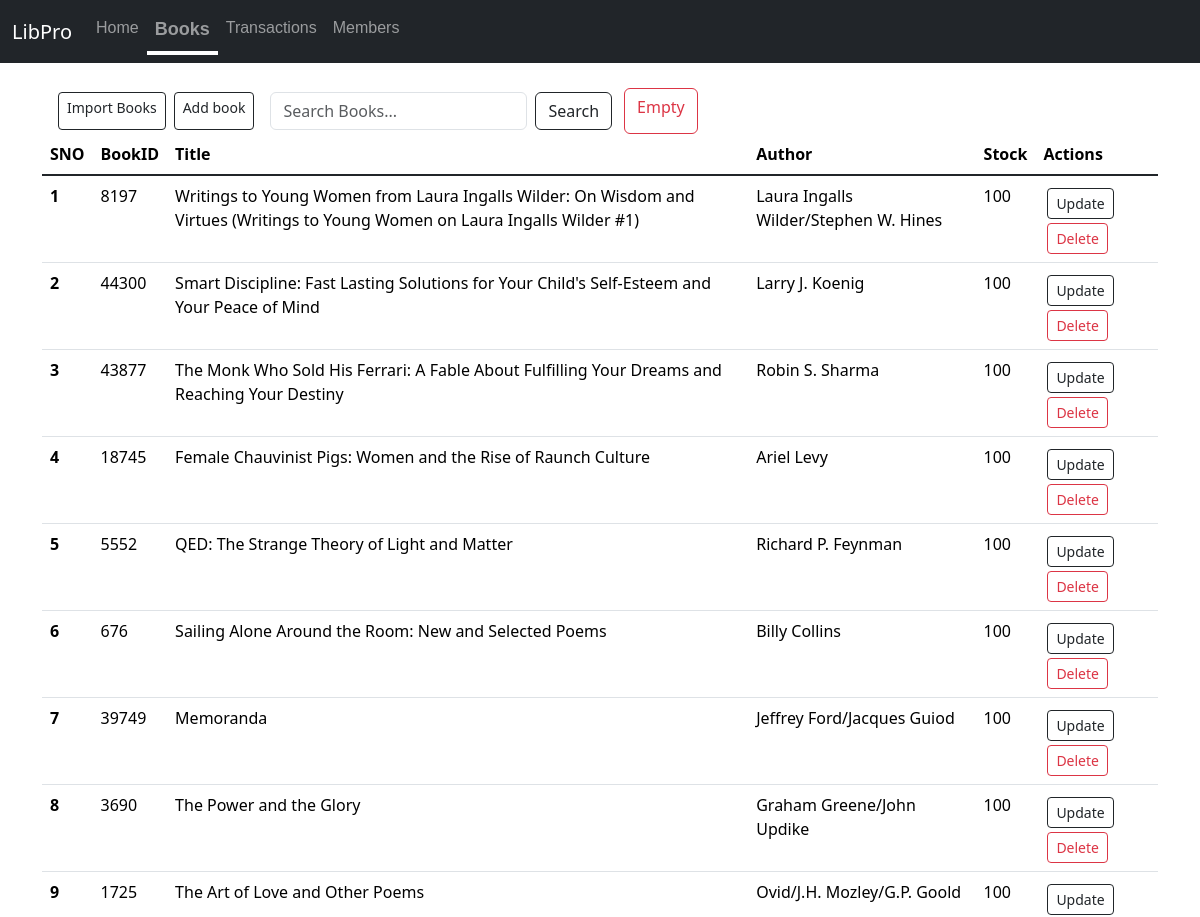
Before: /books (upper part) with the older database file.
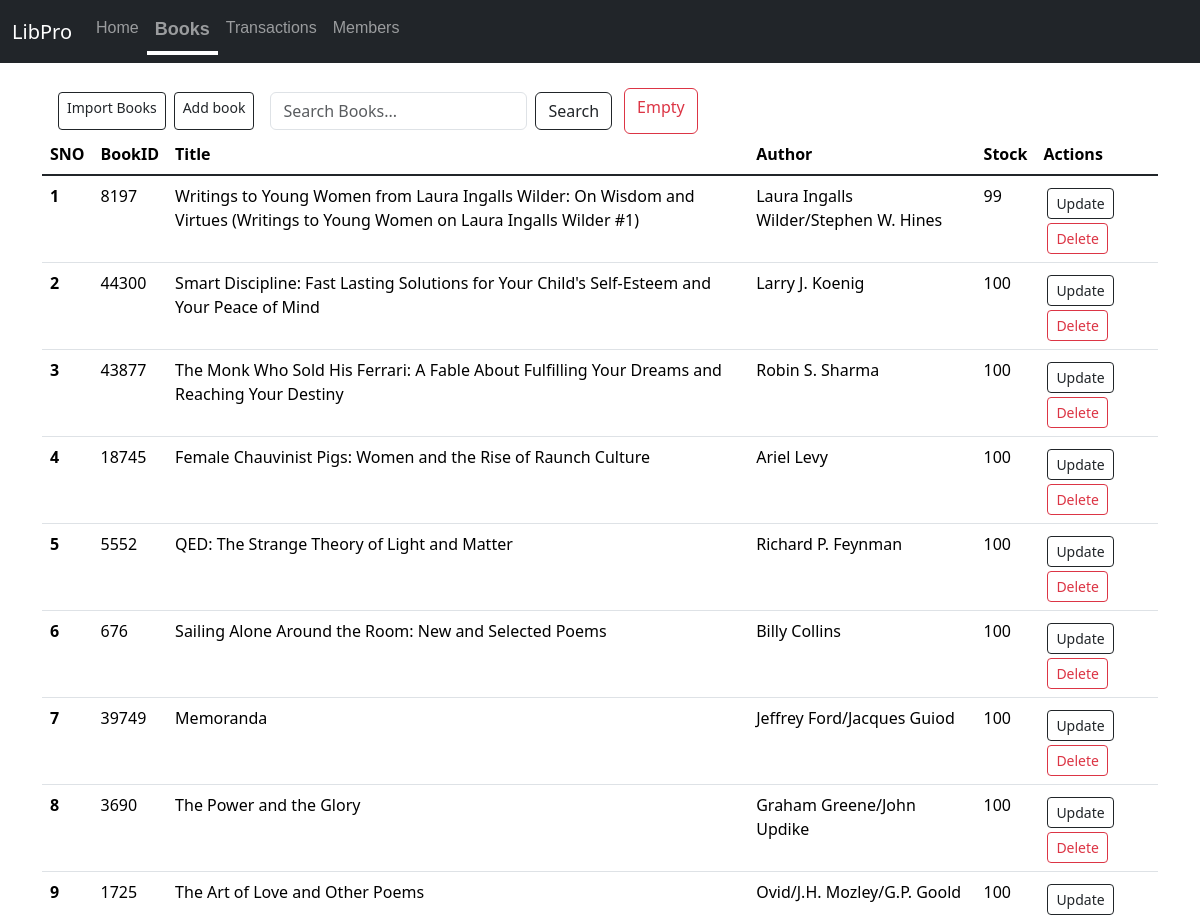
After: the same page with the newer database file.
### app.py (models this page shows)
class Books(db.Model):
    sno = db.Column(db.Integer, primary_key=True)
    bookid = db.Column(db.Integer, nullable=False,unique=True)
    title = db.Column(db.String(200), nullable=False)
    author = db.Column(db.String(500), nullable=False)
    stock = db.Column(db.Integer, nullable=False,default=100)

### app.py (the view, shortened to what this page needs)
@app.route('/<string:table>',methods=['GET','POST'])
def view(table):
    record_class=globals().get(table.capitalize())
    if record_class is None:
        flash("Invalid Operation",'error')
        return redirect('/')
    else:
        allrecords=record_class.query.all()
        return render_template(f'{table}.html',allrecords=allrecords)

### templates/books.html (shortened to what this page needs)
{% extends 'base.html' %}
{% block body %}
<div class="my-3 container">
  <div style="display:flex" class="container">
    <a href="/importbooks" class="add btn btn-outline-dark btn-sm mx-1 my-1" type="button">Import Books</a>
    <a href="/addrecord/books" class="add btn btn-outline-dark btn-sm mx-1 my-1" type="button">Add book</a>
    <form style="width:fit-content" class="d-flex mx-1 my-1" method="POST" action="/search/books" role="search">
      <input class="form-control mx-2" name="searchitem"  id="searchitem" type="search" placeholder="Search Books..." aria-label="Search">
      <button class="btn btn-outline-dark"  type="submit">Search</button>
    </form>
    <a class="btn btn-outline-danger mx-2" href="/empty/books" type="button">Empty</a>
  </div>
    <table class="table">
        <thead>
          <tr>
            <th scope="col">SNO</th>
            <th scope="col">BookID</th>
            <th scope="col">Title</th>
            <th scope="col">Author</th>
            <th scope="col">Stock</th>
            <th scope="col">Actions</th>
          </tr>
        </thead>
        <tbody class="table-group-divider">
          {% for records in allrecords  %}
          <tr>
            <th scope="row">{{loop.index}}</th>
            <td>{{records.bookid}}</td>
            <td>{{records.title}}</td>
            <td>{{records.author}}</td>
            <td>{{records.stock}}</td>
            <td>
              <a href="/updaterecord/books/{{records.sno}}" type="button" class="btn btn-outline-dark btn-sm mx-1 my-1">Update</a>
              <a href="/deleterecord/books/{{records.sno}}" type="button" class="btn btn-outline-danger btn-sm mx-1">Delete</a>
          </td>
          </tr>
          {% endfor %}
        </tbody>
      </table>
</div>
{% endblock body %}

Changed rows visible on the page:
changed Books "Laura Ingalls Wilder/Stephen W. Hines": stock "100" → "99"
